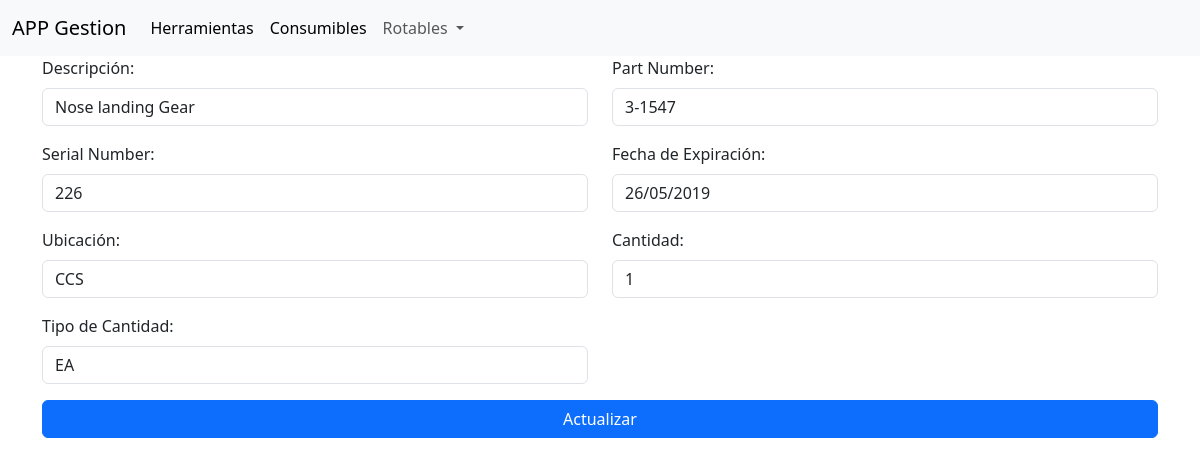
The page /ruedas/ruedas_form/1 on the database its author committed.
### app/backend/models/rotables.py (models this page shows, shortened)
class BaseModel(db.Model):
    __abstract__ = True  # Esto indica que esta clase no debe crearse como tabla en la base de datos
    id = db.Column(db.Integer, primary_key=True)
    description = db.Column(db.String(128), nullable=True)
    part_num = db.Column(db.String(128), nullable=False)
    serial_num = db.Column(db.String(32), nullable=False)
    expiration_date = db.Column(db.String(16), nullable=False)
    location = db.Column(db.String(8), nullable=False)
    quantity = db.Column(db.String(8), nullable=True)
    type_quantity = db.Column(db.String(16), nullable=True)

class Rueda(BaseModel):
    __tablename__ = 'ruedas'  # Nombre de la tabla en la base de datos

### app/backend/web_endpoints/rotables/routes_ruedas.py (the view, shortened to what this page needs)
@bp.route('/ruedas_form/<string:id>', methods=['GET', 'POST'])
@bp.route('/ruedas_form', methods=['GET', 'POST'])
def ruedas_form(id=None):
    rueda = None
    manager = MgrdbRotablesRueda()
    if id:
        rueda = manager.get_by_id(id)
        if not rueda:
            flash('La rueda no existe.', 'error')
            return redirect(url_for("ruedas.ruedas_list"))
    return render_template('wp_ruedas_form.html', rotable=rueda, type_rotable_tittle="Ruedas")

### app/backend/managers/MgrdbBase.py (called while the page is built)
    def get_by_id(self, id):
        return self.model.query.get(id)

### app/frontend/templates/wp_ruedas_form.html (shortened to what this page needs)
{% extends 'base.html' %}
{% from 'macro_ruedas.jinja2' import macro_form_ruedas_model with context %}
{% block content %}
    {{ macro_form_ruedas_model(rotable=rotable, action_url=url_for('ruedas.ruedas_form', id=rotable.id if rotable else None)) }}
{% endblock %}

### app/frontend/macros/macro_ruedas.jinja2 (shortened to what this page needs)
{% from 'macro_buttons.jinja2' import button_edit_entity %}
{% from 'macro_buttons.jinja2' import button_delete_entity %}
{% macro macro_form_ruedas_model(rotable=None, action_url=None) %}
<form action="{{ action_url }}" method="post" class="needs-validation" novalidate>
    <div class="container">
        <div class="row">
            <div class="col-md-6 mb-3">
                <label for="description" class="form-label">Descripción:</label>
                <input type="text" id="description" name="description" class="form-control"
                       value="{{ rotable.description if rotable else '' }}"
                       placeholder="Ingrese una descripción">
            </div>
            <div class="col-md-6 mb-3">
                <label for="part_num" class="form-label">Part Number:</label>
                <input type="text" id="part_num" name="part_num" class="form-control"
                       value="{{ rotable.part_num if rotable else '' }}"
                       placeholder="Ingrese el Part Number" required>
            </div>
        </div>
        <div class="row">
            <div class="col-md-6 mb-3">
                <label for="serial_num" class="form-label">Serial Number:</label>
                <input type="text" id="serial_num" name="serial_num" class="form-control"
                       value="{{ rotable.serial_num if rotable else '' }}"
                       placeholder="Ingrese el Serial Number" required>
            </div>
            <div class="col-md-6 mb-3">
                <label for="expiration_date" class="form-label">Fecha de Expiración:</label>
                <input type="text" id="expiration_date" name="expiration_date" class="form-control"
                       value="{{ rotable.expiration_date if rotable else '' }}"
                       placeholder="DD/MM/YYYY" required>
            </div>
        </div>
        <div class="row">
            <div class="col-md-6 mb-3">
                <label for="location" class="form-label">Ubicación:</label>
                <input type="text" id="location" name="location" class="form-control"
                       value="{{ rotable.location if rotable else '' }}"
                       placeholder="Ingrese la ubicación" required>
            </div>
            <div class="col-md-6 mb-3">
                <label for="quantity" class="form-label">Cantidad:</label>
                <input type="number" id="quantity" name="quantity" class="form-control"
                       value="{{ rotable.quantity if rotable else '' }}"
                       placeholder="Ingrese la cantidad">
            </div>
        </div>
        <div class="row">
            <div class="col-md-6 mb-3">
                <label for="type_quantity" class="form-label">Tipo de Cantidad:</label>
                <input type="text" id="type_quantity" name="type_quantity" class="form-control"
                       value="{{ rotable.type_quantity if rotable else '' }}"
                       placeholder="Ingrese el tipo de cantidad">
            </div>
        </div>
        <div class="d-grid">
            <button type="submit" class="btn btn-primary">
                {{ 'Actualizar' if rotable else 'Crear' }}
            </button>
        </div>
    </div>
</form>
{% endmacro %}

### rows shown on the page
Rueda: description "Nose landing Gear", part_num "3-1547", serial_num "226", expiration_date "26/05/2019", location "CCS", quantity "1", type_quantity "EA"

### other values the page prints
{{ 'Actualizar' if rotable else 'Crear' }} "Actualizar"
